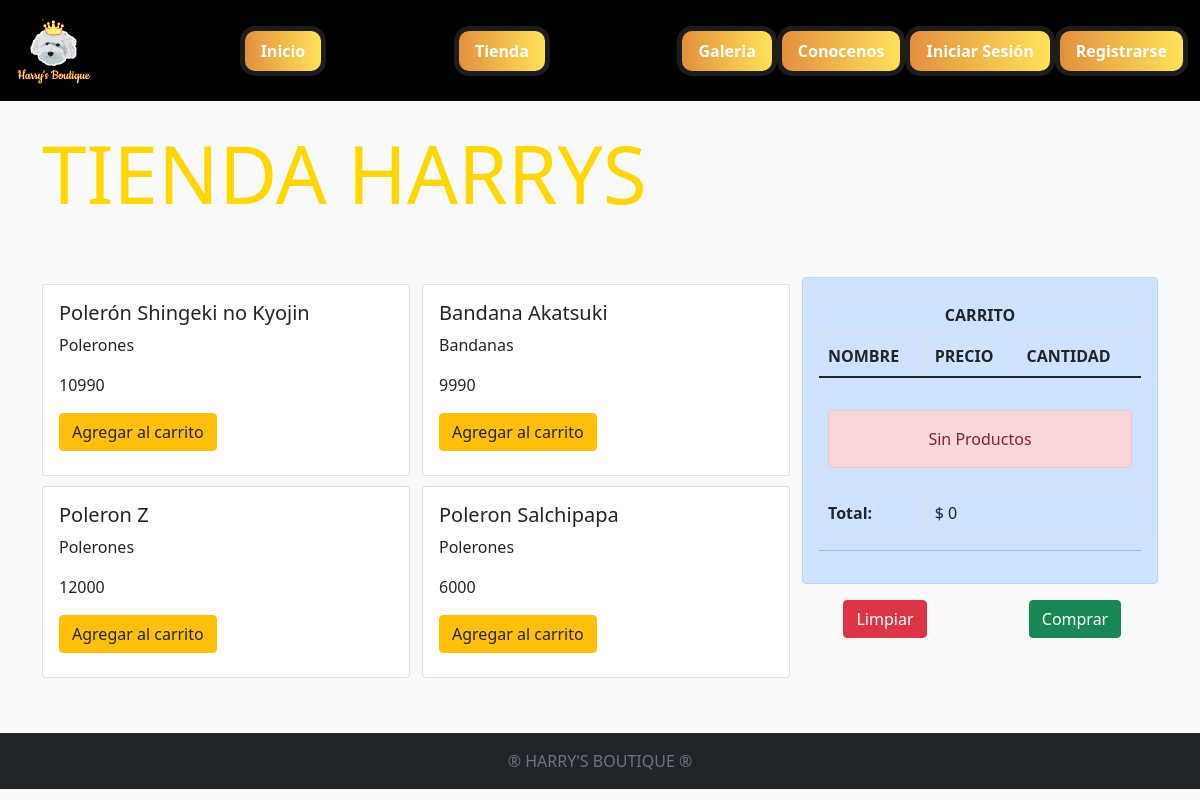
Page /tienda/ on the earlier database version.
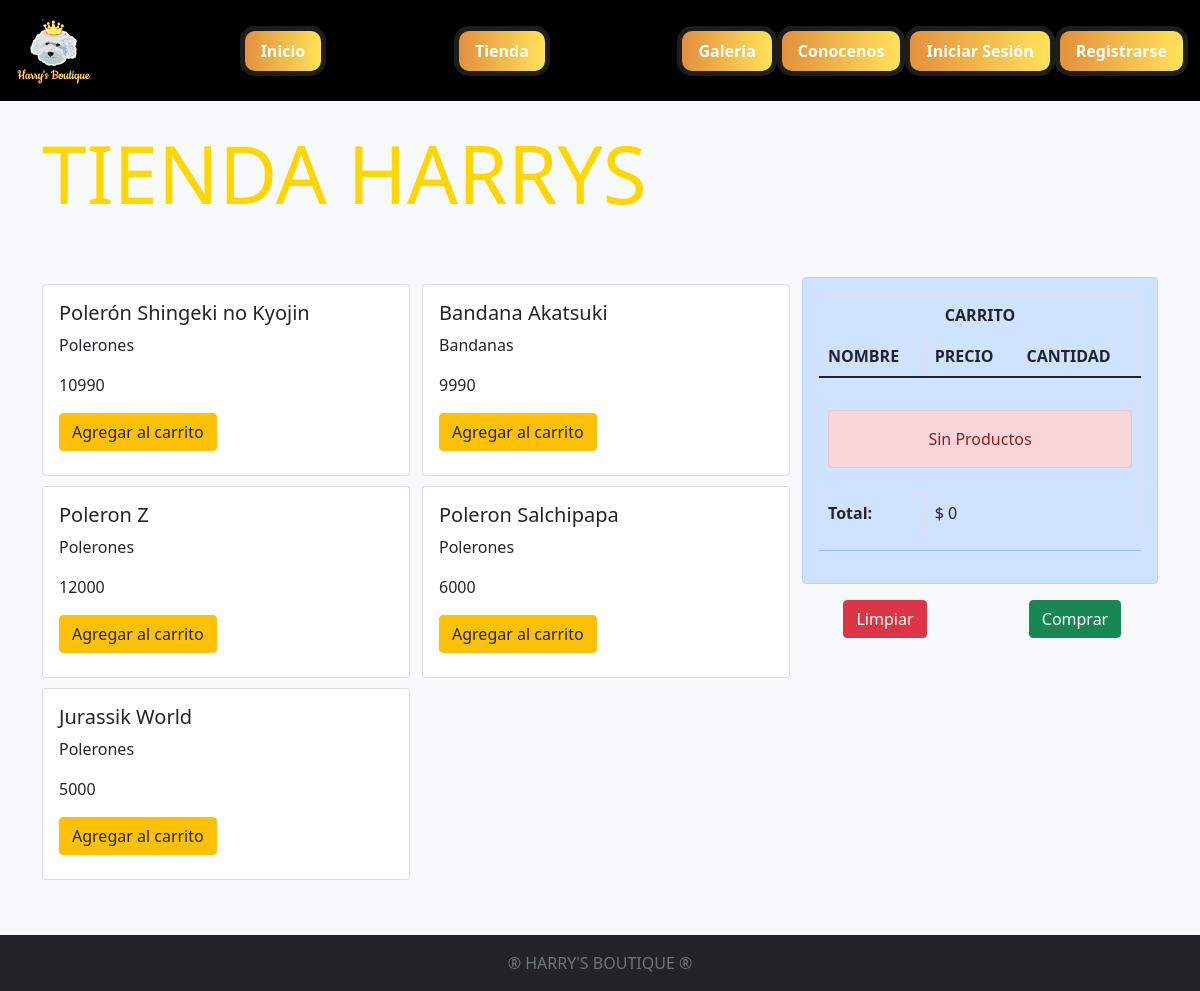
Same page on the later database version.
### core/models.py (models this page shows, shortened)
class Producto(models.Model):
    nombre = models.CharField(max_length=200)
    valor = models.IntegerField()
    anio = models.IntegerField()
    categoria = models.ForeignKey(Categoria, on_delete=CASCADE)
    descripcion = models.TextField(null=True, blank=True)
    fecha_publicacion = models.DateField()

class Categoria(models.Model):
    nombre = models.CharField(max_length=80)
    def __str__(self):
        return self.nombre

### core/views.py (the view)
# urls.py: path('tienda/', tienda, name="tienda"),
def tienda(request):
    productos = Producto.objects.all()
    return render(request,'harrys/tienda.html', {'productos':productos})

### core/context_processor.py (called while the page is built)
def total_carrito(request):
    total = 0
    if request.user.is_authenticated:
        if "carrito" in request.session.keys():
            for key, value in request.session["carrito"].items():
                total += int(value["acumulado"])
    return {"total_carrito": total}

### core/templates/harrys/tienda.html
{% extends 'harrys/base.html' %}
{% load static %}
{% block contenido %}
<div class="container">
    <br>
    <div class="row">
        <div class="col-12 align-self-centerr"><h1 class="display-1">TIENDA HARRYS</h1></div>
    </div>
    <div class="row">
        <div class="col-8">
            <div class="row" style="padding: 2px 0;">
                <div class="col-12">
                    <div class="row">
                        {% for producto in productos %}
                        <div class="col-6">
                            <div class="card" style="height:12rem; width:23rem; margin: 5px 0px;">
                                <div class="card-body">
                                    <h5 class="card-tittle">{{producto.nombre}}</h5>
                                    <p class="card-text">{{producto.categoria}}</p>
                                    <p class="card-text">{{producto.valor}}</p>
                                    <a href="{%url 'Add' producto.id %}" class="btn btn-warning">Agregar al carrito</a>
                                </div>
                            </div>
                        </div>
                        {% endfor %}
                    </div>
                </div>
            </div>
        </div>
        <div class="col-4">
            {% include "harrys/carrito.html" %}
        </div>
    </div>
</div>
{% endblock %}

Differences in the rows shown:
added Producto: nombre "Jurassik World", categoria "Polerones", valor "5000"
